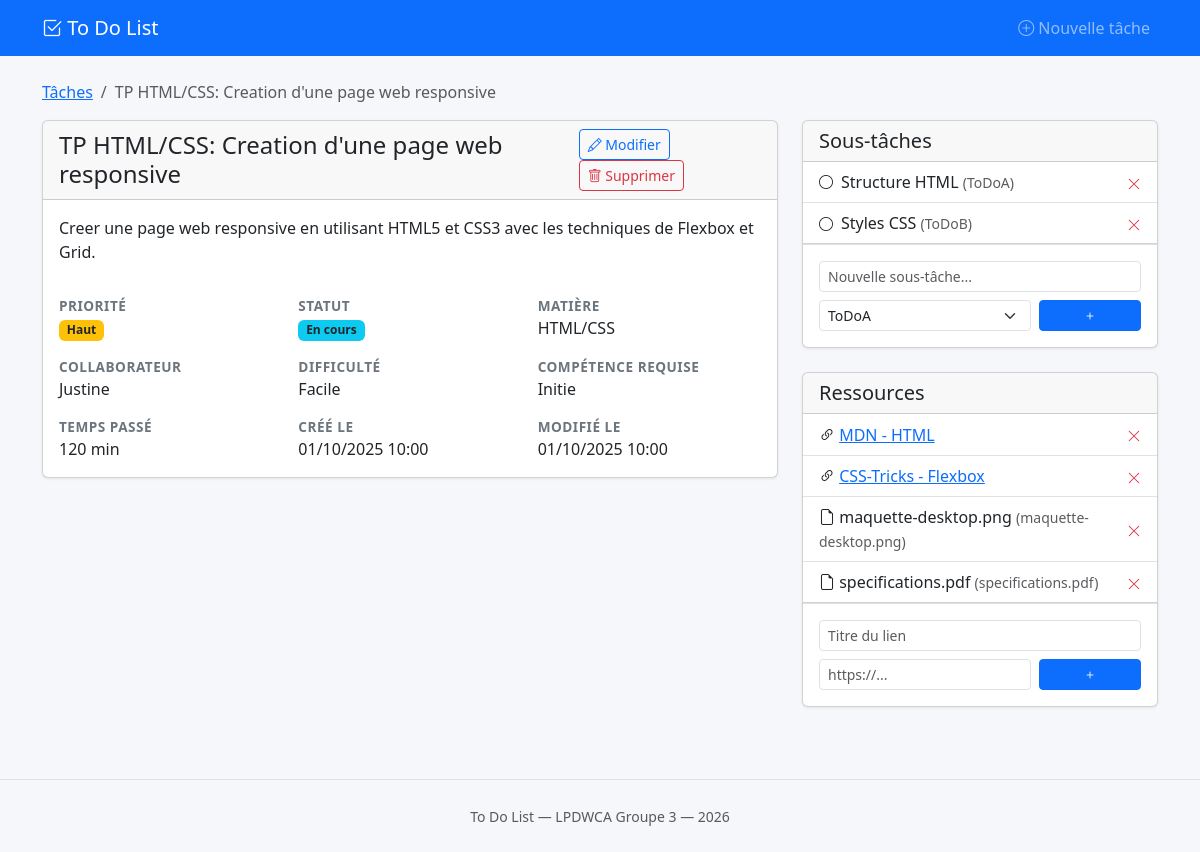
The page /task.php?id=1 on the database its author committed.
### tables this page shows
CREATE TABLE taches (
                        id_tache                   INT UNSIGNED     NOT NULL AUTO_INCREMENT,
                        libelle                    VARCHAR(255)     NOT NULL,
                        description                TEXT             NOT NULL,
                        date_creation              DATETIME         NOT NULL,
                        date_modification          DATETIME         NOT NULL,
                        date_completion            DATETIME         NULL,
                        temps_passe_minutes        SMALLINT UNSIGNED NOT NULL DEFAULT 0,
                        id_collaborateur           INT UNSIGNED     NOT NULL,
                        id_priorite                TINYINT UNSIGNED NOT NULL,
                        id_statut_tache            TINYINT UNSIGNED NOT NULL,
                        id_matiere                 SMALLINT UNSIGNED NOT NULL,
                        id_niveau_competence_requis TINYINT UNSIGNED NOT NULL,
                        id_niveau_difficulte       TINYINT UNSIGNED NOT NULL,
                        PRIMARY KEY (id_tache),
                        KEY idx_taches_collaborateur  (id_collaborateur),
                        KEY idx_taches_priorite     (id_priorite),
                        KEY idx_taches_statut       (id_statut_tache),
                        KEY idx_taches_matiere      (id_matiere),
                        KEY idx_taches_competence   (id_niveau_competence_requis),
                        KEY idx_taches_difficulte   (id_niveau_difficulte),
                        KEY idx_taches_diff_comp    (id_niveau_difficulte, id_niveau_competence_requis),
                        CONSTRAINT fk_taches_collaborateurs
                            FOREIGN KEY (id_collaborateur)
                                REFERENCES collaborateurs (id_collaborateur)
                                ON UPDATE CASCADE ON DELETE RESTRICT,
                        CONSTRAINT fk_taches_priorite
                            FOREIGN KEY (id_priorite)
                                REFERENCES priorites (id_priorite)
                                ON UPDATE CASCADE ON DELETE RESTRICT,
                        CONSTRAINT fk_taches_statut
                            FOREIGN KEY (id_statut_tache)
                                REFERENCES statuts_tache (id_statut_tache)
                                ON UPDATE CASCADE ON DELETE RESTRICT,
                        CONSTRAINT fk_taches_matiere
                            FOREIGN KEY (id_matiere)
                                REFERENCES matieres (id_matiere)
                                ON UPDATE CASCADE ON DELETE RESTRICT,
                        CONSTRAINT fk_taches_competence
                            FOREIGN KEY (id_niveau_competence_requis)
                                REFERENCES niveaux_competence (id_niveau_competence)
                                ON UPDATE CASCADE ON DELETE RESTRICT,
                        CONSTRAINT fk_taches_difficulte
                            FOREIGN KEY (id_niveau_difficulte)
                                REFERENCES niveaux_difficulte (id_niveau_difficulte)
                                ON UPDATE CASCADE ON DELETE RESTRICT,
     
                        CONSTRAINT fk_taches_compatibilite
                            FOREIGN KEY (id_niveau_difficulte, id_niveau_competence_requis)
                                REFERENCES niveaux_difficulte_competence (id_niveau_difficulte, id_niveau_competence)
                                ON UPDATE CASCADE ON DELETE RESTRICT
);

CREATE TABLE priorites (
                           id_priorite      TINYINT UNSIGNED NOT NULL,
                           libelle          VARCHAR(50)      NOT NULL,
                           ordre_affichage  TINYINT UNSIGNED NOT NULL,
                           PRIMARY KEY (id_priorite),
                           UNIQUE KEY uq_priorites_libelle (libelle)
);

CREATE TABLE statuts_tache (
                               id_statut_tache  TINYINT UNSIGNED NOT NULL,
                               libelle          VARCHAR(80)      NOT NULL,
                               ordre_affichage  TINYINT UNSIGNED NOT NULL,
                               est_terminal     TINYINT(1)       NOT NULL DEFAULT 0,
                               PRIMARY KEY (id_statut_tache),
                               UNIQUE KEY uq_statuts_tache_libelle (libelle)
);

CREATE TABLE matieres (
                          id_matiere  SMALLINT UNSIGNED NOT NULL,
                          libelle     VARCHAR(150)      NOT NULL,
                          PRIMARY KEY (id_matiere),
                          UNIQUE KEY uq_matieres_libelle (libelle)
);

CREATE TABLE collaborateurs (
                              id_collaborateur INT UNSIGNED    NOT NULL AUTO_INCREMENT,
                              nom_affichage   VARCHAR(100)    NOT NULL,
                              email           VARCHAR(190)    NULL,
                              date_creation   DATETIME        NOT NULL DEFAULT CURRENT_TIMESTAMP,
                              PRIMARY KEY (id_collaborateur),
                              UNIQUE KEY uq_collaborateur_nom   (nom_affichage),
                              UNIQUE KEY uq_collaborateur_email (email)
);

CREATE TABLE niveaux_difficulte (
                                    id_niveau_difficulte  TINYINT UNSIGNED NOT NULL,
                                    libelle               VARCHAR(50)      NOT NULL,
                                    note                  VARCHAR(255)     NOT NULL,
                                    ordre_niveau          TINYINT UNSIGNED NOT NULL,
                                    PRIMARY KEY (id_niveau_difficulte),
                                    UNIQUE KEY uq_niveaux_difficulte_libelle (libelle)
);

CREATE TABLE niveaux_competence (
                                    id_niveau_competence  TINYINT UNSIGNED NOT NULL,
                                    libelle               VARCHAR(50)      NOT NULL,
                                    description           VARCHAR(255)     NOT NULL,
                                    experience_requise    VARCHAR(50)      NOT NULL,
                                    ordre_niveau          TINYINT UNSIGNED NOT NULL,
                                    PRIMARY KEY (id_niveau_competence),
                                    UNIQUE KEY uq_niveaux_competence_libelle (libelle)
);

CREATE TABLE sous_taches (
                             id_sous_tache   INT UNSIGNED     NOT NULL AUTO_INCREMENT,
                             id_tache        INT UNSIGNED     NOT NULL,
                             code_source     VARCHAR(20)      NOT NULL,
                             bloc_todo       ENUM('ToDoA','ToDoB') NOT NULL,
                             libelle         VARCHAR(150)     NOT NULL,
                             commentaire     TEXT             NULL,
                             ordre_affichage TINYINT UNSIGNED NOT NULL DEFAULT 1,
                             est_terminee    TINYINT(1)       NOT NULL DEFAULT 0,
                             PRIMARY KEY (id_sous_tache),
                             UNIQUE KEY uq_sous_taches_code (id_tache, code_source, bloc_todo),
                             CONSTRAINT fk_sous_taches_tache
                                 FOREIGN KEY (id_tache)
                                     REFERENCES taches (id_tache)
                                     ON UPDATE CASCADE ON DELETE CASCADE
);

CREATE TABLE ressources_liens (
                                  id_ressource  INT UNSIGNED  NOT NULL,
                                  url           VARCHAR(255)  NOT NULL,
                                  PRIMARY KEY (id_ressource),
                                  CONSTRAINT fk_lien_parent
                                      FOREIGN KEY (id_ressource)
                                          REFERENCES ressources (id_ressource) ON DELETE CASCADE
);

CREATE TABLE ressources (
                            id_ressource   INT UNSIGNED                NOT NULL AUTO_INCREMENT,
                            titre          VARCHAR(150)                NOT NULL,
                            type_ressource ENUM('lien', 'fichier')     NOT NULL,
                            date_creation  DATETIME                    NOT NULL DEFAULT CURRENT_TIMESTAMP,
                            PRIMARY KEY (id_ressource)
);

CREATE TABLE ressources_fichiers (
                                     id_ressource    INT UNSIGNED  NOT NULL,
                                     nom_original    VARCHAR(190)  NOT NULL,
                                     chemin_stockage VARCHAR(255)  NOT NULL DEFAULT '',
                                     type_mime       VARCHAR(100)  NULL,
                                     PRIMARY KEY (id_ressource),
                                     CONSTRAINT fk_fichier_parent
                                         FOREIGN KEY (id_ressource)
                                             REFERENCES ressources (id_ressource) ON DELETE CASCADE
);

### task.php (the view, shortened to what the rows shown need)
<?php
$pdo = getDB();
$id  = (int) ($_GET['id'] ?? 0);
$sql = "SELECT t.*,
               c.nom_affichage AS collaborateur,
               p.libelle AS priorite, p.id_priorite,
               st.libelle AS statut, st.est_terminal,
               m.libelle AS matiere,
               nc.libelle AS competence,
               nd.libelle AS difficulte
        FROM taches t
        JOIN collaborateurs c  ON c.id_collaborateur       = t.id_collaborateur
        JOIN priorites p       ON p.id_priorite            = t.id_priorite
        JOIN statuts_tache st  ON st.id_statut_tache       = t.id_statut_tache
        JOIN matieres m        ON m.id_matiere             = t.id_matiere
        JOIN niveaux_competence nc ON nc.id_niveau_competence = t.id_niveau_competence_requis
        JOIN niveaux_difficulte nd ON nd.id_niveau_difficulte = t.id_niveau_difficulte
        WHERE t.id_tache = ?";
$stmt = $pdo->prepare($sql);
$stmt->execute([$id]);
$task = $stmt->fetch();
$subtasks = $pdo->prepare('SELECT * FROM sous_taches WHERE id_tache = ? ORDER BY bloc_todo, ordre_affichage');
$subtasks->execute([$id]);
$subtasks = $subtasks->fetchAll();
$resSql = "SELECT r.*, rl.url, rf.nom_original
           FROM taches_ressources tr
           JOIN ressources r ON r.id_ressource = tr.id_ressource
           LEFT JOIN ressources_liens rl    ON rl.id_ressource = r.id_ressource
           LEFT JOIN ressources_fichiers rf ON rf.id_ressource = r.id_ressource
           WHERE tr.id_tache = ?
           ORDER BY tr.ordre_affichage";
$resStmt = $pdo->prepare($resSql);
$resStmt->execute([$id]);
$resources = $resStmt->fetchAll();
require 'includes/header.php';
?>
<nav aria-label="breadcrumb" class="mb-3">
    <ol class="breadcrumb">
        <li class="breadcrumb-item"><a href="index.php">Tâches</a></li>
        <li class="breadcrumb-item active"><?= e($task['libelle']) ?></li>
    </ol>
</nav>
<div class="row">
    <div class="col-lg-8">
        <div class="card mb-4">
            <div class="card-header d-flex justify-content-between align-items-center">
                <h4 class="mb-0"><?= e($task['libelle']) ?></h4>
                <div>
                    <a href="edit.php?id=<?= $id ?>" class="btn btn-sm btn-outline-primary">
                    </a>
                    <form method="post" action="delete.php" class="d-inline"
                          onsubmit="return confirm('Supprimer cette tâche ?')">
                    </form>
                </div>
            </div>
            <div class="card-body">
                <p><?= nl2br(e($task['description'])) ?></p>
                <div class="row g-3 mt-2">
                    <div class="col-sm-4">
                        <span class="task-detail-label d-block">Priorité</span>
                        <span class="badge bg-<?= prioriteColor($task['id_priorite']) ?>">
                            <?= e($task['priorite']) ?>
                        </span>
                    </div>
                    <div class="col-sm-4">
                        <span class="task-detail-label d-block">Statut</span>
                        <span class="badge bg-<?= statutColor($task['est_terminal']) ?>">
                            <?= e($task['statut']) ?>
                        </span>
                    </div>
                    <div class="col-sm-4">
                        <span class="task-detail-label d-block">Matière</span>
                        <?= e($task['matiere']) ?>
                    </div>
                    <div class="col-sm-4">
                        <span class="task-detail-label d-block">Collaborateur</span>
                        <?= e($task['collaborateur']) ?>
                    </div>
                    <div class="col-sm-4">
                        <span class="task-detail-label d-block">Difficulté</span>
                        <?= e($task['difficulte']) ?>
                    </div>
                    <div class="col-sm-4">
                        <span class="task-detail-label d-block">Compétence requise</span>
                        <?= e($task['competence']) ?>
                    </div>
                    <div class="col-sm-4">
                        <span class="task-detail-label d-block">Temps passé</span>
                        <?= $task['temps_passe_minutes'] ?> min
                    </div>
                    <div class="col-sm-4">
                        <span class="task-detail-label d-block">Créé le</span>
                        <?= date('d/m/Y H:i', strtotime($task['date_creation'])) ?>
                    </div>
                    <div class="col-sm-4">
                        <span class="task-detail-label d-block">Modifié le</span>
                        <?= date('d/m/Y H:i', strtotime($task['date_modification'])) ?>
                    </div>
                </div>
            </div>
        </div>
    </div>
    <div class="col-lg-4">
        <div class="card mb-4">
            <ul class="list-group list-group-flush">
                <?php foreach ($subtasks as $st): ?>
                    <li class="list-group-item d-flex justify-content-between align-items-center">
                        <form method="post" class="d-flex align-items-center gap-2 flex-grow-1">
                            <button type="submit" class="btn btn-sm p-0 border-0 bg-transparent">
                                <i class="bi <?= $st['est_terminee'] ? 'bi-check-circle-fill text-success' : 'bi-circle' ?>"></i>
                            </button>
                            <span class="<?= $st['est_terminee'] ? 'subtask-done' : '' ?>">
                                <?= e($st['libelle']) ?>
                                <small class="text-muted">(<?= e($st['bloc_todo']) ?>)</small>
                            </span>
                        </form>
                        <form method="post" onsubmit="return confirm('Supprimer ?')">
                            <button class="btn btn-sm text-danger p-0 border-0 bg-transparent">
                                <i class="bi bi-x-lg"></i>
                            </button>
                        </form>
                    </li>
                <?php endforeach; ?>
            </ul>
        </div>
        <div class="card mb-4">
            <ul class="list-group list-group-flush">
                <?php foreach ($resources as $res): ?>
                    <li class="list-group-item d-flex justify-content-between align-items-center">
                        <div>
                            <?php if ($res['type_ressource'] === 'lien'): ?>
                                <i class="bi bi-link-45deg"></i>
                                <a href="<?= e($res['url']) ?>" target="_blank">
                                    <?= e($res['titre']) ?>
                                </a>
                            <?php else: ?>
                                <i class="bi bi-file-earmark"></i>
                                <?= e($res['titre']) ?>
                                <small class="text-muted">(<?= e($res['nom_original']) ?>)</small>
                            <?php endif; ?>
                        </div>
                        <form method="post" onsubmit="return confirm('Supprimer ?')">
                            <button class="btn btn-sm text-danger p-0 border-0 bg-transparent">
                                <i class="bi bi-x-lg"></i>
                            </button>
                        </form>
                    </li>
                <?php endforeach; ?>
            </ul>
        </div>
    </div>
</div>
<?php require 'includes/footer.php'; ?>

### rows shown on the page
taches: libelle "TP HTML/CSS: Creation d'une page web responsive", description "Creer une page web responsive en utilisant HTML5 et CSS3 avec les techniques de Flexbox et Grid.", id_priorite.libelle "Haut", id_statut_tache.libelle "En cours", id_matiere.libelle "HTML/CSS", id_collaborateur.nom_affichage "Justine", id_niveau_difficulte.libelle "Facile", id_niveau_competence_requis.libelle "Initie", temps_passe_minutes "120", date_creation "01/10/2025 10:00", date_modification "01/10/2025 10:00"
sous_taches: est_terminee 0 (drawn), libelle "Structure HTML", bloc_todo "ToDoA"
sous_taches: est_terminee 0 (drawn), libelle "Styles CSS", bloc_todo "ToDoB"
ressources_liens: id_ressource.titre "MDN - HTML"
ressources_liens: id_ressource.titre "CSS-Tricks - Flexbox"
ressources_fichiers: id_ressource.titre "maquette-desktop.png", nom_original "maquette-desktop.png"
ressources_fichiers: id_ressource.titre "specifications.pdf", nom_original "specifications.pdf"
